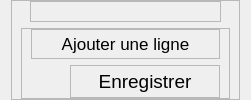
                        <widget class="QWidget" name="add_cours">
                         <layout class="QVBoxLayout" name="verticalLayout_107">
                          <property name="topMargin">
                           <number>0</number>
                          </property>
                          <property name="bottomMargin">
                           <number>0</number>
                          </property>
                          <item>
                           <widget class="QFrame" name="frame_96">
                            <property name="frameShape">
                             <enum>QFrame::StyledPanel</enum>
                            </property>
                            <property name="frameShadow">
                             <enum>QFrame::Raised</enum>
                            </property>
                            <layout class="QVBoxLayout" name="verticalLayout_108">
                             <property name="topMargin">
                              <number>0</number>
                             </property>
                             <property name="bottomMargin">
                              <number>0</number>
                             </property>
                             <item>
                              <widget class="QWidget" name="widget_7" native="true">
                               <property name="sizePolicy">
                                <sizepolicy hsizetype="Preferred" vsizetype="Expanding">
                                 <horstretch>0</horstretch>
                                 <verstretch>0</verstretch>
                                </sizepolicy>
                               </property>
                               <layout class="QVBoxLayout" name="verticalLayout_112">
                                <property name="topMargin">
                                 <number>0</number>
                                </property>
                                <property name="bottomMargin">
                                 <number>0</number>
                                </property>
                                <item>
                                 <widget class="QFrame" name="frame_add_cours">
                                  <property name="frameShape">
                                   <enum>QFrame::StyledPanel</enum>
                                  </property>
                                  <property name="frameShadow">
                                   <enum>QFrame::Raised</enum>
                                  </property>
                                 </widget>
                                </item>
                               </layout>
                              </widget>
                             </item>
                             <item alignment="Qt::AlignBottom">
                              <widget class="QFrame" name="frame_98">
                               <property name="frameShape">
                                <enum>QFrame::StyledPanel</enum>
                               </property>
                               <property name="frameShadow">
                                <enum>QFrame::Raised</enum>
                               </property>
                               <layout class="QVBoxLayout" name="verticalLayout_109">
                                <property name="topMargin">
                                 <number>0</number>
                                </property>
                                <property name="bottomMargin">
                                 <number>0</number>
                                </property>
                                <item alignment="Qt::AlignLeft|Qt::AlignBottom">
                                 <widget class="QFrame" name="frame_100">
                                  <property name="frameShape">
                                   <enum>QFrame::StyledPanel</enum>
                                  </property>
                                  <property name="frameShadow">
                                   <enum>QFrame::Raised</enum>
                                  </property>
                                  <layout class="QVBoxLayout" name="verticalLayout_110">
                                   <property name="topMargin">
                                    <number>0</number>
                                   </property>
                                   <property name="bottomMargin">
                                    <number>0</number>
                                   </property>
                                   <item>
                                    <widget class="QPushButton" name="add_course_line">
                                     <property name="minimumSize">
                                      <size>
                                       <width>169</width>
                                       <height>0</height>
                                      </size>
                                     </property>
                                     <property name="font">
                                      <font>
                                       <pointsize>13</pointsize>
                                      </font>
                                     </property>
                                     <property name="text">
                                      <string>Ajouter une ligne</string>
                                     </property>
                                     <property name="flat">
                                      <bool>true</bool>
                                     </property>
                                    </widget>
                                   </item>
                                  </layout>
                                 </widget>
                                </item>
                                <item alignment="Qt::AlignRight|Qt::AlignBottom">
                                 <widget class="QFrame" name="frame_99">
                                  <property name="frameShape">
                                   <enum>QFrame::StyledPanel</enum>
                                  </property>
                                  <property name="frameShadow">
                                   <enum>QFrame::Raised</enum>
                                  </property>
                                  <layout class="QVBoxLayout" name="verticalLayout_111">
                                   <property name="topMargin">
                                    <number>0</number>
                                   </property>
                                   <property name="bottomMargin">
                                    <number>0</number>
                                   </property>
                                   <item>
                                    <widget class="QPushButton" name="enregistrer_cours">
                                     <property name="minimumSize">
                                      <size>
                                       <width>130</width>
                                       <height>0</height>
                                      </size>
                                     </property>
                                     <property name="font">
                                      <font>
                                       <pointsize>14</pointsize>
                                      </font>
                                     </property>
                                     <property name="text">
                                      <string>Enregistrer</string>
                                     </property>
                                     <property name="flat">
                                      <bool>true</bool>
                                     </property>
                                    </widget>
                                   </item>
                                  </layout>
                                 </widget>
                                </item>
                               </layout>
                              </widget>
                             </item>
                            </layout>
                           </widget>
                          </item>
                         </layout>
                        </widget>
